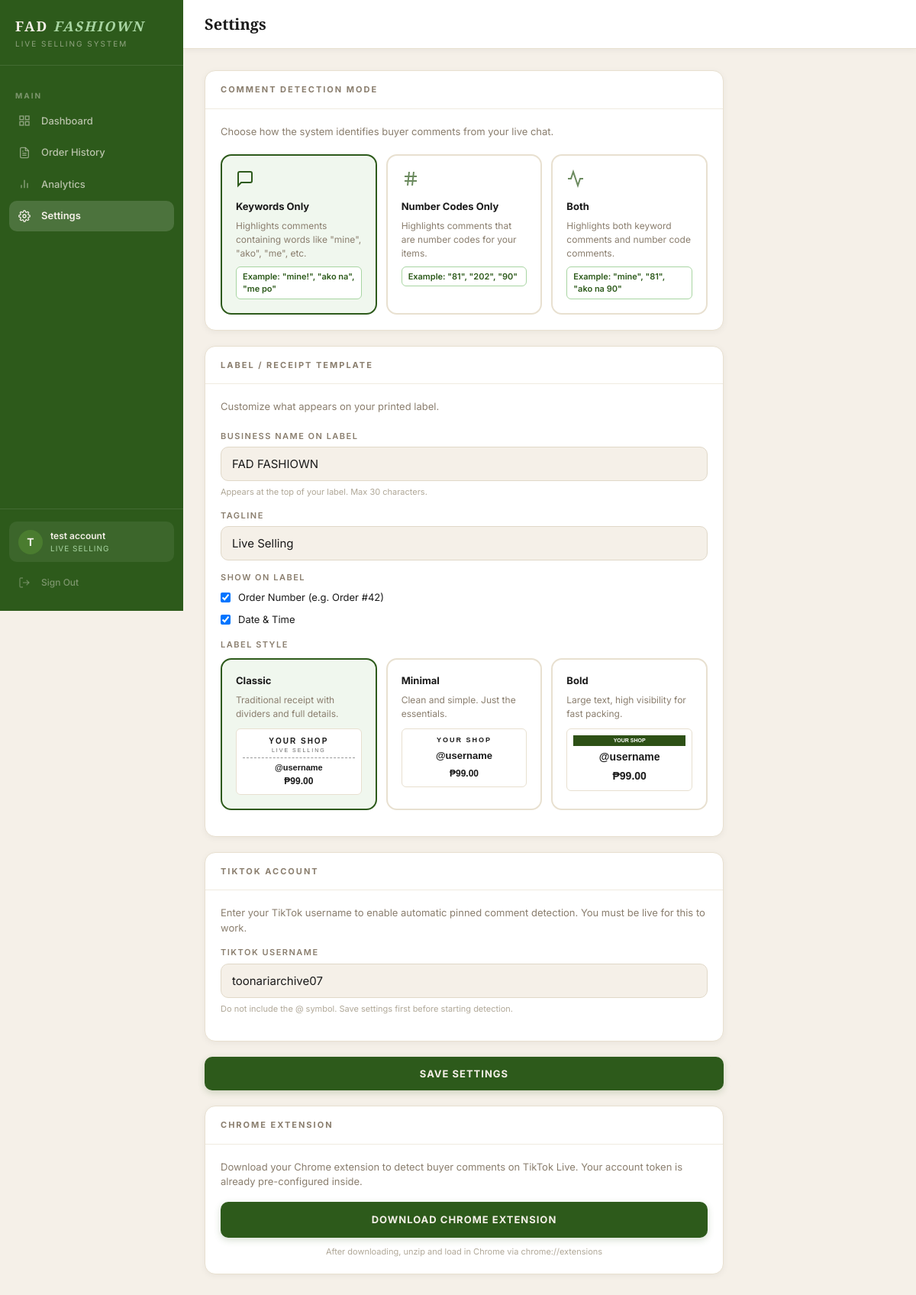
Page /settings (signed in) on the earlier database version.
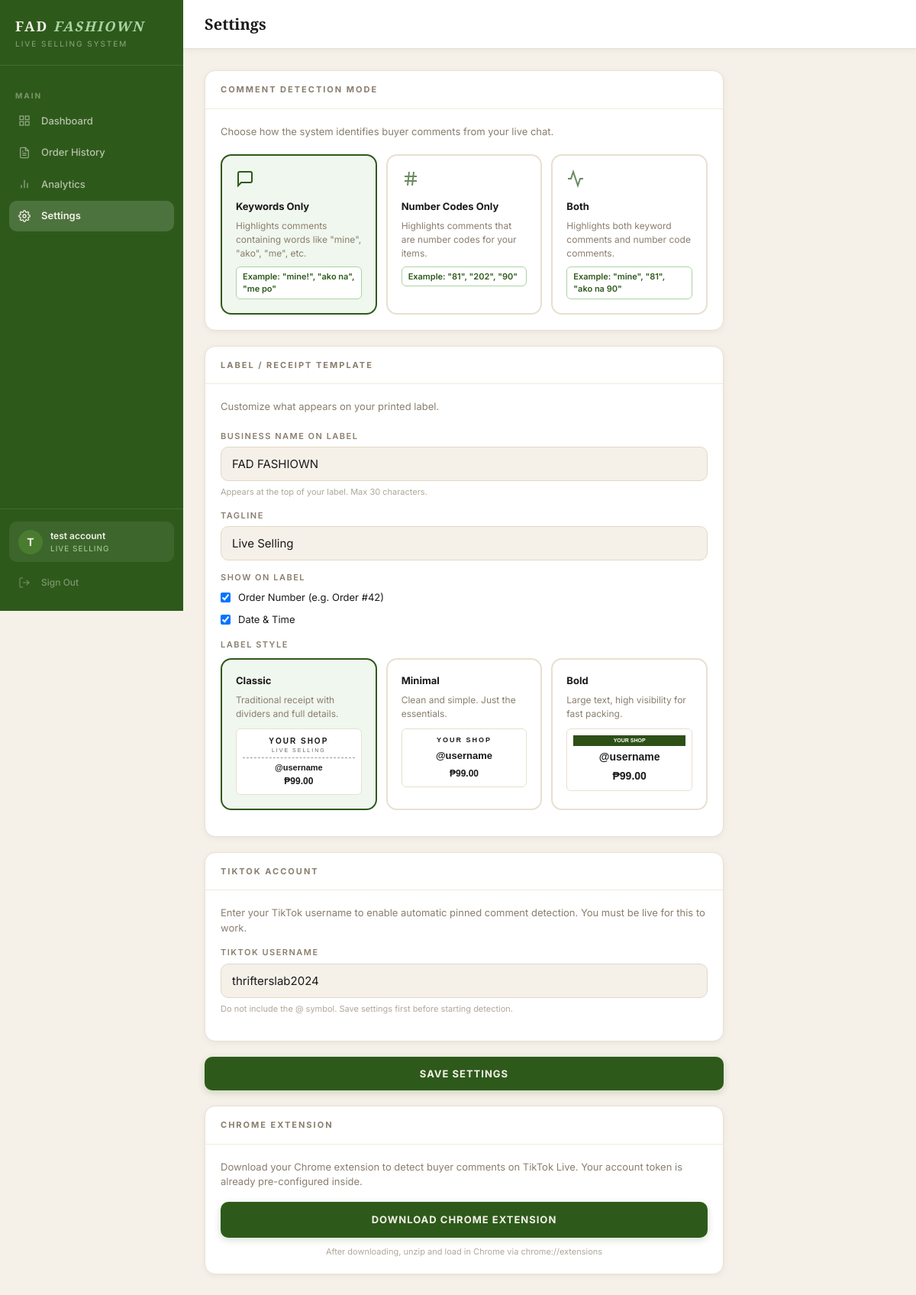
Same page on the later database version.
### auth/models.py (models this page shows, shortened)
class Client(UserMixin, db.Model):
    __tablename__ = 'clients'
    id = db.Column(db.Integer, primary_key=True)
    business_name = db.Column(db.String(100), nullable=False)
    email = db.Column(db.String(120), unique=True, nullable=False)
    password_hash = db.Column(db.String(255), nullable=False)
    plan = db.Column(db.String(20), default='active')
    is_active = db.Column(db.Boolean, default=True)
    is_admin = db.Column(db.Boolean, default=False)
    created_at = db.Column(db.DateTime, default=datetime.utcnow)
    last_login = db.Column(db.DateTime, nullable=True)
    tiktok_username = db.Column(db.String(100), default='')
    must_change_password = db.Column(db.Boolean, default=False)
    orders = db.relationship('Order', backref='client', lazy=True)
    token = db.Column(db.String(64), unique=True, nullable=True)
    detection_mode = db.Column(db.String(20), default='keywords')
    custom_keywords = db.Column(db.Text, default='mine')
    highlight_numbers = db.Column(db.Boolean, default=False)
    label_title = db.Column(db.String(100), default='FAD FASHIOWN')
    label_tagline = db.Column(db.String(100), default='Live Selling')
    label_template = db.Column(db.String(20), default='classic')
    label_show_order_id = db.Column(db.Boolean, default=True)
    label_show_datetime = db.Column(db.Boolean, default=True)

### dashboard/routes.py (the view, shortened to what this page needs)
@dashboard.route('/settings', methods=['GET', 'POST'])
@login_required
def settings():
    if current_user.is_admin:
        return redirect(url_for('auth.admin_panel'))
    return render_template(
        'settings.html',
        client=current_user,
        business_name=current_user.business_name
    )

### dashboard/routes.py (called while the page is built)
@dashboard.before_request
@login_required
def require_password_change():
    if current_user.is_authenticated and \
       not current_user.is_admin and \
       hasattr(current_user, 'must_change_password') and \
       current_user.must_change_password:
        return redirect(url_for('auth.change_password'))

### templates/settings.html (shortened to what the changed rows need)
{% extends "base.html" %}
{% block content %}
<div style="max-width:680px">
    <form method="POST" action="/settings">
        <div class="card" style="margin-bottom:20px">
            <div class="card-body">
                <div class="form-group">
                    <label class="form-label">Business Name on Label</label>
                    <input type="text"
                        name="label_title"
                        class="form-input"
                        value="{{ client.label_title or 'FAD FASHIOWN' }}"
                        placeholder="Your business name"
                        maxlength="30" />
                    <div style="font-size:11px;color:var(--text-light);margin-top:6px">
                        Appears at the top of your label. Max 30 characters.
                    </div>
                </div>
                <div class="form-group">
                    <label class="form-label">Tagline</label>
                    <input type="text"
                        name="label_tagline"
                        class="form-input"
                        value="{{ client.label_tagline or 'Live Selling' }}"
                        placeholder="e.g. Live Selling, Online Shop"
                        maxlength="30" />
                </div>
                <div class="form-group">
                    <div style="display:flex;flex-direction:column;gap:10px;margin-top:8px">
                        <label style="display:flex;align-items:center;gap:10px;cursor:pointer">
                            <input type="checkbox"
                                name="label_show_order_id"
                                {% if client.label_show_order_id != False %}checked{% endif %} />
                            <span style="font-size:13px">Order Number (e.g. Order #42)</span>
                        </label>
                        <label style="display:flex;align-items:center;gap:10px;cursor:pointer">
                            <input type="checkbox"
                                name="label_show_datetime"
                                {% if client.label_show_datetime != False %}checked{% endif %} />
                            <span style="font-size:13px">Date & Time</span>
                        </label>
                    </div>
                </div>
            </div>
        </div>
        <div class="card" style="margin-bottom:20px">
            <div class="card-body">
                <div class="form-group">
                    <label class="form-label">TikTok Username</label>
                    <input type="text"
                        name="tiktok_username"
                        class="form-input"
                        value="{{ client.tiktok_username or '' }}"
                        placeholder="yourusername (without @)" />
                    <div style="font-size:11px;color:var(--text-light);margin-top:6px">
                        Do not include the @ symbol. Save settings first before starting detection.
                    </div>
                </div>
            </div>
        </div>
    </form>
</div>
{% endblock %}

### templates/base.html (shortened to what the changed rows need)
<!DOCTYPE html>
<html lang="en">
<head>
    <link rel="stylesheet" href="/static/style.css">
</head>
<body>
<div class="app-layout">
    <aside class="sidebar" id="sidebar">
        <div class="sidebar-footer">
            <div class="client-info">
                <div class="client-avatar">
                    {{ current_user.business_name[0].upper() }}
                </div>
                <div class="client-details">
                    <div class="client-name">{{ current_user.business_name }}</div>
                    <div class="client-plan">
                        {% if current_user.is_admin %}System Administrator{% else %}Live Selling{% endif %}
                    </div>
                </div>
            </div>
        </div>
    </aside>
    <main class="main-content">
        <div class="page-content">
            {% block content %}{% endblock %}
        </div>
    </main>
</div>
</body>
</html>

Differences in the rows shown:
changed Client "test account": tiktok_username "toonariarchive07" → "thrifterslab2024"
